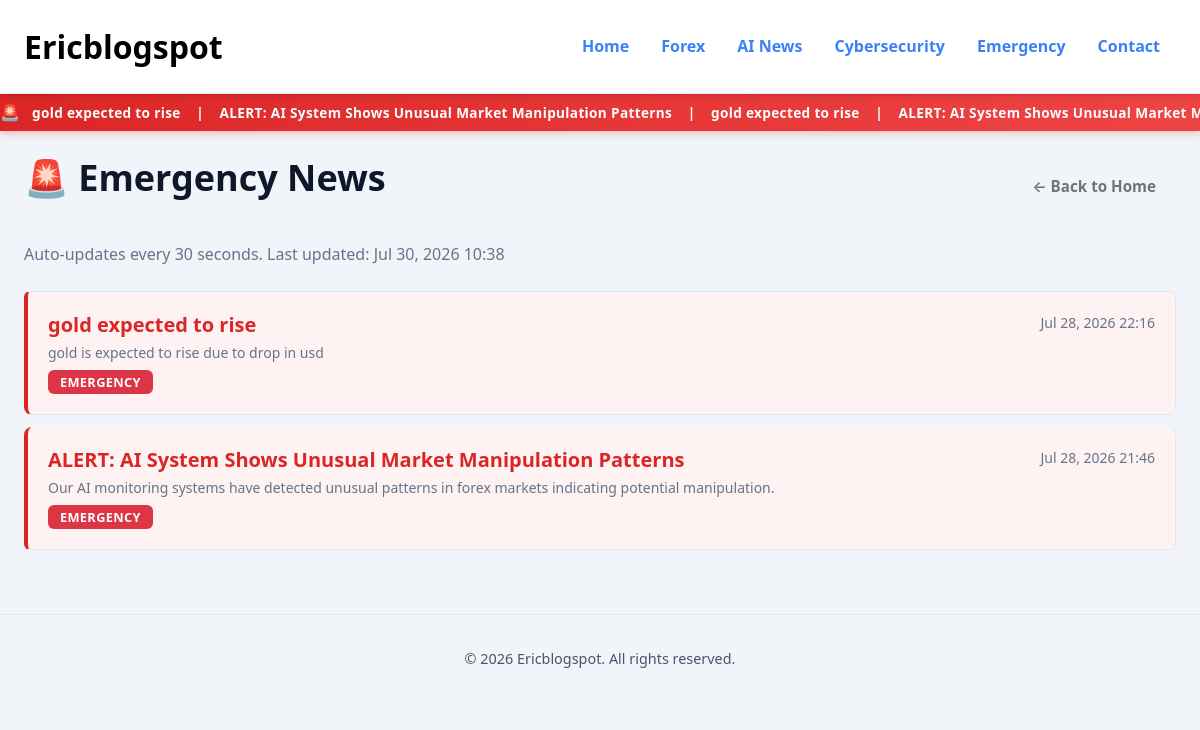
Before: /emergency/ with the older database file.
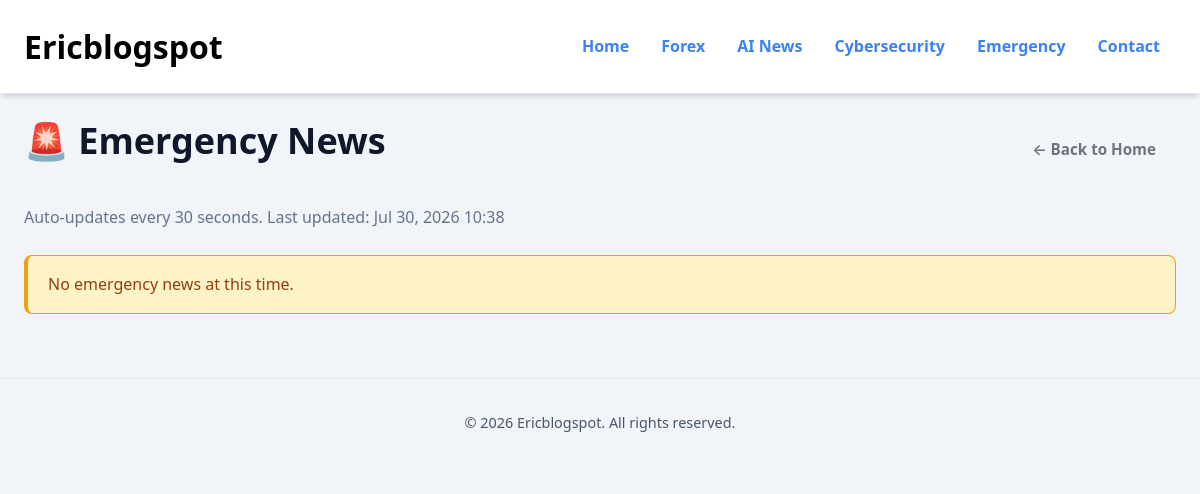
After: the same page with the newer database file.
### core/models.py (models this page shows, shortened)
class News(models.Model):
    CATEGORY_CHOICES = [
        ("AI", "AI"),
        ("Forex", "Forex"),
        ("Cybersecurity", "Cybersecurity"),
        ("Emergency", "Emergency"),
    ]
    title = models.CharField(max_length=200)
    category = models.CharField(max_length=20, choices=CATEGORY_CHOICES)
    content = models.TextField()
    created_at = models.DateTimeField(auto_now_add=True)
    is_emergency = models.BooleanField(default=False)
    class Meta:
        ordering = ["-created_at"]

### core/views.py (the view)
# urls.py: path('emergency/', emergency_news, name='emergency'),
def emergency_news(request):
    emergency_items = News.objects.filter(is_emergency=True)
    return render(request, "emergency_news.html", {
        "emergency_items": emergency_items,
        "last_updated": timezone.now(),
    })

### core/context_processors.py (called while the page is built)
def emergency_news(request):
    return {
        'emergency_items': News.objects.filter(is_emergency=True)
    }

### templates/emergency_news.html (shortened to what this page needs)
{% extends "base.html" %}
{% block content %}
<div class="d-flex justify-content-between align-items-center mb-4">
    <h1>🚨 Emergency News</h1>
    <a href="{% url 'home' %}" class="btn btn-outline-secondary">&larr; Back to Home</a>
</div>
<p class="text-muted mb-4">Auto-updates every 30 seconds. Last updated: <span id="last-updated">{{ last_updated|date:"M d, Y H:i" }}</span></p>
<div id="news-container">
    {% if emergency_items %}
    <div class="list-group">
        {% for item in emergency_items %}
        <a href="{% url 'news_detail' item.pk %}" class="list-group-item list-group-item-action emergency-item">
            <div class="d-flex w-100 justify-content-between">
                <h5 class="mb-1 text-danger">{{ item.title }}</h5>
                <small class="text-muted">{{ item.created_at|date:"M d, Y H:i" }}</small>
            </div>
            <p class="mb-1 small text-muted">{{ item.content|truncatechars:200 }}</p>
            <span class="badge bg-danger">Emergency</span>
        </a>
        {% endfor %}
    </div>
    {% else %}
    <div class="alert alert-warning">No emergency news at this time.</div>
    {% endif %}
</div>
{% endblock %}

### templates/base.html (shortened to what this page needs)
<!DOCTYPE html>
<html lang="en">
<head>
    <link href="https://cdn.jsdelivr.net/npm/bootstrap@5.3.7/dist/css/bootstrap.min.css" rel="stylesheet">
    {% load static %}
    <link rel="stylesheet" href="{% static 'css/style.css' %}">
</head>
<body>
<nav class="navbar navbar-expand-lg navbar-light">
    <div class="container">
        <a class="navbar-brand fw-bold fs-2" href="/">
            Ericblogspot
        </a>
        <div class="collapse navbar-collapse" id="menu">
            <ul class="navbar-nav ms-auto">
                <li class="nav-item">
                    <a class="nav-link" href="{% url 'home' %}">Home</a>
                </li>
                <li class="nav-item">
                    <a class="nav-link" href="{% url 'forex' %}">Forex</a>
                </li>
                <li class="nav-item">
                    <a class="nav-link" href="{% url 'ai_news' %}">AI News</a>
                </li>
                <li class="nav-item">
                    <a class="nav-link" href="{% url 'cybersecurity' %}">Cybersecurity</a>
                </li>
                <li class="nav-item">
                    <a class="nav-link" href="{% url 'emergency' %}">Emergency</a>
                </li>
                <li class="nav-item">
                    <a class="nav-link" href="{% url 'contact' %}">Contact</a>
                </li>
            </ul>
        </div>
    </div>
</nav>
{% if emergency_items %}
<div id="emergency-ribbon" class="emergency-ribbon">
    <div class="emergency-ribbon-content">
        <span class="emergency-icon">🚨</span>
        <span class="emergency-text">
            {% for item in emergency_items %}
                {{ item.title }} &nbsp;&nbsp;&nbsp;|&nbsp;&nbsp;&nbsp;
            {% endfor %}
            {% for item in emergency_items %}
                {{ item.title }} &nbsp;&nbsp;&nbsp;|&nbsp;&nbsp;&nbsp;
            {% endfor %}
        </span>
    </div>
</div>
{% endif %}
<div class="container mt-4">
{% block content %}
{% endblock %}
</div>
<footer>
    <div class="container">
        <p class="mb-0">&copy; 2026 Ericblogspot. All rights reserved.</p>
    </div>
</footer>
</body>
</html>

### static/css/style.css (style rules this page uses)
:root { --bg-body: #f1f5f9; --bg-card: #ffffff; --bg-nav: #1e293b; --text-primary: #0f172a; --text-secondary: #475569; --text-on-dark: #f8fafc; --accent: #3b82f6; --accent-hover: #2563eb; --border: #e2e8f0; --shadow: 0 4px 6px -1px rgb(0 0 0 / 0.1), 0 2px 4px -2px rgb(0 0 0 / 0.1); --shadow-lg: 0 10px 15px -3px rgb(0 0 0 / 0.1), 0 4px 6px -4px rgb(0 0 0 / 0.1); }
* { box-sizing: border-box; }
body { font-family: 'Segoe UI', system-ui, -apple-system, sans-serif; margin: 0; background: var(--bg-body); color: var(--text-primary); line-height: 1.6; }
.navbar { padding: 1rem 0; background: #ffffff; border-bottom: 1px solid var(--border); box-shadow: var(--shadow); }
.navbar-brand { font-weight: 800; font-size: 1.75rem; color: #000000 !important; }
.nav-link { color: var(--accent) !important; font-weight: 700; transition: color 0.2s; padding: 0.5rem 1rem !important; border-radius: 6px; }
.container { max-width: 1200px; padding: 0 1.5rem; }
h1, h2, h3, h4, h5 { color: var(--text-primary); font-weight: 700; line-height: 1.3; }
h1 { font-size: 2.25rem; margin-bottom: 1rem; }
p { color: var(--text-secondary); margin-bottom: 1rem; }
a { color: var(--accent); text-decoration: none; transition: color 0.2s; }
.btn { display: inline-block; padding: 0.625rem 1.25rem; border-radius: 8px; font-weight: 600; font-size: 0.95rem; border: none; cursor: pointer; transition: all 0.2s; text-decoration: none; display: inline-flex; align-items: center; justify-content: center; gap: 0.5rem; }
.alert { padding: 1rem 1.25rem; border-radius: 8px; margin-bottom: 1.5rem; border-left: 4px solid; }
.alert-warning { background: #fef3c7; color: #92400e; border-color: #f59e0b; }
.text-muted { color: #64748b !important; }
.fw-bold { font-weight: 700; }
.mb-0 { margin-bottom: 0 !important; }
.mb-4 { margin-bottom: 1.5rem !important; }
.mt-4 { margin-top: 1.5rem !important; }
.d-flex { display: flex; }
.justify-content-between { justify-content: space-between; }
.align-items-center { align-items: center; }
nav { margin-top: 0; }
#news-container { animation: fadeIn 0.3s ease-in; }
footer { text-align: center; padding: 2rem; color: var(--text-secondary); font-size: 0.9rem; border-top: 1px solid var(--border); margin-top: 4rem; }

Changed rows visible on the page:
removed News: title "gold expected to rise", created_at "Jul 28, 2026 22:16", content "gold is expected to rise due to drop in usd"
removed News: title "ALERT: AI System Shows Unusual Market Manipulation Patterns", title "ALERT: AI System Shows Unusual Market…", created_at "Jul 28, 2026 21:46", content "Our AI monitoring systems have detected unusual patterns in forex markets indicating potential manipulation."
Other visible differences:
text now shown: "No emergency news at this time."
